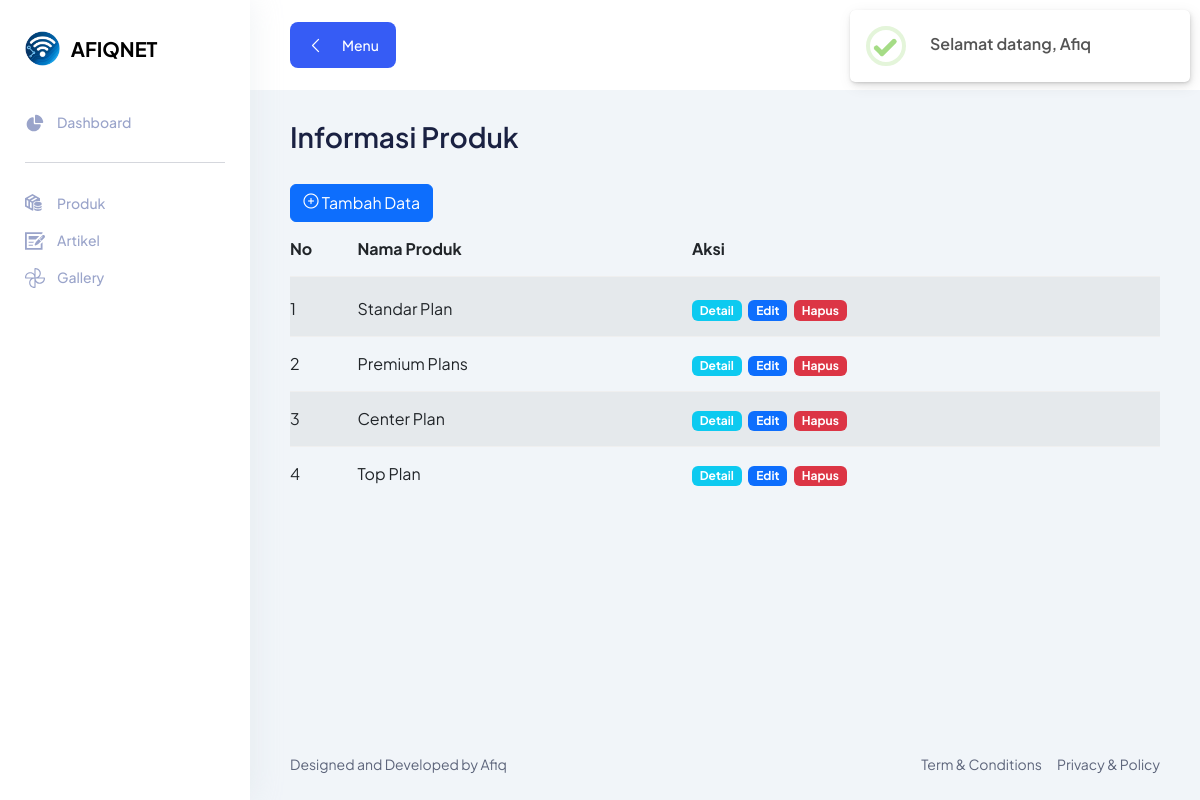
Page /backend/index.php?page=produk (signed in) on the committed database.
### tables this page shows
CREATE TABLE `produk` (
  `id` int NOT NULL,
  `nama` varchar(30) NOT NULL,
  `deskripsi` text NOT NULL,
  `harga` varchar(30) NOT NULL,
  `fitur` text NOT NULL
);

### backend/produk.php (the view, shortened to what this page needs)
<section class="section">
    <div class="container-fluid">
        <div class="title-wrapper pt-30">
            <div class="row align-items-center">
                <div class="col-md-6">
                    <div class="title">
                        <h2>Informasi Produk</h2>
                    </div>
                </div>
            </div>
        </div>
        <a href="?page=produk_tambah" class="btn btn-primary"><i class="lni lni-circle-plus"></i> Tambah Data</a>
        <table class="table table-striped" id="datatables">
            <thead>
                <tr>
                    <th>No</th>
                    <th>Nama Produk</th>
                    <th>Aksi</th>
                </tr>
            </thead>
            <tbody>
                <?php
                $no = 1;
                $tmp = mysqli_query($konek, "SELECT * FROM produk");
                while ($pro = mysqli_fetch_assoc($tmp)) :
                ?>
                    <tr>
                        <td><?= $no++; ?></td>
                        <td><?= $pro['nama']; ?></td>
                        <td>
                            <a href="?page=produk_detail&id_detail=<?= $pro['id'] ?>" class="badge bg-info me-1">Detail</a>
                            <a href="?page=produk_ubah&id_ubah=<?= $pro['id'] ?>" class="badge bg-primary me-1">Edit</a>
                            <a href="?page=produk_hapus&id_hapus=<?= $pro['id'] ?>" class="badge bg-danger delete-btn" data-id="<?= $pro['id'] ?>">Hapus</a>
                        </td>
                    </tr>
                <?php endwhile; ?>
            </tbody>
        </table>
    </div>
</section>

### backend/assets/css/fullcalendar.css (style rules this page uses)
:root { --fc-daygrid-event-dot-width:8px;--fc-list-event-dot-width:10px;--fc-list-event-hover-bg-color:#f5f5f5 }

### backend/assets/css/dataTables.css (style rules this page uses)
:root { --dt-row-selected: 13, 110, 253; --dt-row-selected-text: 255, 255, 255; --dt-row-selected-link: 9, 10, 11; --dt-row-stripe: 0, 0, 0; --dt-row-hover: 0, 0, 0; --dt-column-ordering: 0, 0, 0; --dt-html-background: white; }
:root { --dt-row-hover-alpha: 0.035; --dt-row-stripe-alpha: 0.023; --dt-column-ordering-alpha: 0.019; --dt-row-selected-stripe-alpha: 0.923; --dt-row-selected-column-ordering-alpha: 0.919; }

### rows in the picture
produk: nama "Standar Plan"
produk: nama "Premium Plans"
produk: nama "Center Plan"
produk: nama "Top Plan"
